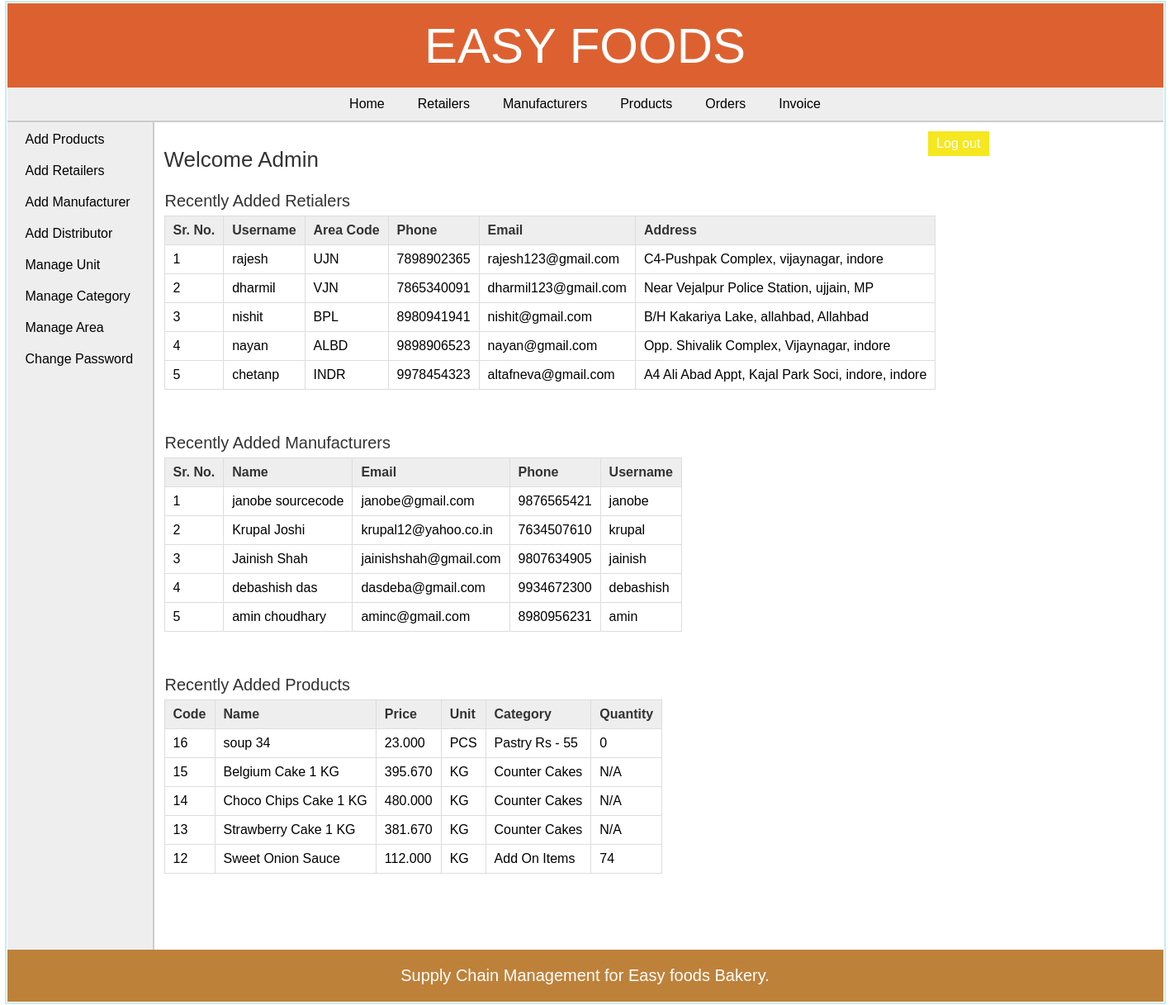
The page /admin/index.php (signed in) on the database its author committed.
### tables this page shows
CREATE TABLE `retailer` (
  `retailer_id` int(11) NOT NULL,
  `username` varchar(25) NOT NULL,
  `password` varchar(25) NOT NULL,
  `address` varchar(200) NOT NULL,
  `area_id` int(11) NOT NULL,
  `phone` varchar(10) NOT NULL,
  `email` varchar(50) DEFAULT NULL
);

CREATE TABLE `area` (
  `area_id` int(11) NOT NULL,
  `area_name` varchar(50) NOT NULL,
  `area_code` varchar(10) NOT NULL
);

CREATE TABLE `manufacturer` (
  `man_id` int(11) NOT NULL,
  `man_name` varchar(25) NOT NULL,
  `man_email` varchar(50) DEFAULT NULL,
  `man_phone` varchar(10) NOT NULL,
  `username` varchar(20) NOT NULL,
  `password` varchar(20) NOT NULL
);

CREATE TABLE `products` (
  `pro_id` int(11) NOT NULL,
  `pro_name` varchar(25) NOT NULL,
  `pro_desc` text,
  `pro_price` decimal(10,3) NOT NULL,
  `unit` int(11) NOT NULL,
  `pro_cat` int(11) NOT NULL,
  `quantity` int(6) DEFAULT NULL
);

CREATE TABLE `unit` (
  `id` int(11) NOT NULL,
  `unit_name` varchar(20) NOT NULL,
  `unit_details` text
);

CREATE TABLE `categories` (
  `cat_id` int(11) NOT NULL,
  `cat_name` varchar(25) NOT NULL,
  `cat_details` text
);

### admin/index.php (the view, shortened to what this page needs)
<?php
	include("../includes/config.php");
	if(isset($_SESSION['admin_login'])) {
		if($_SESSION['admin_login'] == true) {
			$query_selectRetailer = "SELECT * FROM retailer,area WHERE retailer.area_id=area.area_id ORDER BY retailer_id DESC LIMIT 5";
			$result_selectRetailer = mysqli_query($con,$query_selectRetailer);
			$query_selectManufacturer = "SELECT * FROM manufacturer ORDER BY man_id DESC LIMIT 5";
			$result_selectManufacturer = mysqli_query($con,$query_selectManufacturer);
			$query_selectProducts = "SELECT * FROM products,categories,unit WHERE products.pro_cat=categories.cat_id AND products.unit=unit.id ORDER BY pro_id DESC LIMIT 5";
			$result_selectProducts = mysqli_query($con,$query_selectProducts);
		}
		else {
			header('Location:../index.php');
		}
	}
	else {
		header('Location:../index.php');
	}
?>
<!DOCTYPE html>
<html>
<head>
	<link rel="stylesheet" href="../includes/main_style.css" >
</head>
<body>
	<?php
		include("../includes/header.inc.php");
		include("../includes/nav_admin.inc.php");
		include("../includes/aside_admin.inc.php");
	?>
	<section>
		<h1>Welcome Admin</h1>
		<article>
			<h2>Recently Added Retialers</h2>
			<table class="table_displayData">
				<tr>
					<th>Sr. No.</th>
					<th>Username</th>
					<th>Area Code</th>
					<th>Phone</th>
					<th>Email</th>
					<th>Address</th>
				</tr>
				<?php $i=1; while($row_selectRetailer = mysqli_fetch_array($result_selectRetailer)) { ?>
				<tr>
					<td> <?php echo $i; ?> </td>
					<td> <?php echo $row_selectRetailer['username']; ?> </td>
					<td> <?php echo $row_selectRetailer['area_code']; ?> </td>
					<td> <?php echo $row_selectRetailer['phone']; ?> </td>
					<td> <?php echo $row_selectRetailer['email']; ?> </td>
					<td> <?php echo $row_selectRetailer['address']; ?> </td>
				</tr>
				<?php $i++; } ?>
			</table>
		</article>
		<article>
			<h2>Recently Added Manufacturers</h2>
			<table class="table_displayData">
			<tr>
				<th>Sr. No.</th>
				<th>Name</th>
				<th>Email</th>
				<th>Phone</th>
				<th>Username</th>
			</tr>
			<?php $i=1; while($row_selectManufacturer = mysqli_fetch_array($result_selectManufacturer)) { ?>
			<tr>
				<td> <?php echo $i; ?> </td>
				<td> <?php echo $row_selectManufacturer['man_name']; ?> </td>
				<td> <?php echo $row_selectManufacturer['man_email']; ?> </td>
				<td> <?php echo $row_selectManufacturer['man_phone']; ?> </td>
				<td> <?php echo $row_selectManufacturer['username']; ?> </td>
			</tr>
			<?php $i++; } ?>
		</table>
		</article>
		<article>
			<h2>Recently Added Products</h2>
			<table class="table_displayData">
			<tr>
				<th> Code </th>
				<th> Name </th>
				<th> Price </th>
				<th> Unit </th>
				<th> Category </th>
				<th> Quantity </th>
			</tr>
			<?php $i=1; while($row_selectProducts = mysqli_fetch_array($result_selectProducts)) { ?>
			<tr>
				<td> <?php echo $row_selectProducts['pro_id']; ?> </td>
				<td> <?php echo $row_selectProducts['pro_name']; ?> </td>
				<td> <?php echo $row_selectProducts['pro_price']; ?> </td>
				<td> <?php echo $row_selectProducts['unit_name']; ?> </td>
				<td> <?php echo $row_selectProducts['cat_name']; ?> </td>
				<td> <?php if($row_selectProducts['quantity'] == NULL){ echo "N/A";} else {echo $row_selectProducts['quantity'];} ?> </td>
			</tr>
			<?php $i++; } ?>
		</table>
		</article>
	</section>
	<?php
		include("../includes/footer.inc.php");
	?>
</body>
</html>

### includes/main_style.css (style rules this page uses)
* { font-family: arial,sans-serif; margin:0px; padding:1px; }
body { width:1400px; margin:auto; border:2px solid #cbecec; }
section { width:1000px; padding:10px; padding-bottom:40px; }
section h1 { margin-bottom:10px; font-weight:normal; color:#333; font-size: 26px; }
article { margin-top:20px; margin-bottom:50px; }
article h2 { margin-bottom:5px; font-weight:normal; color:#333; font-size: 20px; }
table { border-collapse: collapse; }
.table_displayData td, .table_displayData th { border:1px solid #ddd; padding: 8px 10px; text-align: left; }
.table_displayData th { background-color:#eee; color:#333; }

### rows shown on the page
retailer: username "rajesh", area.area_code "UJN", phone "7898902365", email "rajesh123@gmail.com", address "C4-Pushpak Complex, vijaynagar, indore"
retailer: username "dharmil", area.area_code "VJN", phone "7865340091", email "dharmil123@gmail.com", address "Near Vejalpur Police Station, ujjain, MP"
retailer: username "nishit", area.area_code "BPL", phone "8980941941", email "nishit@gmail.com", address "B/H Kakariya Lake, allahbad, Allahbad"
retailer: username "nayan", area.area_code "ALBD", phone "9898906523", email "nayan@gmail.com", address "Opp. Shivalik Complex, Vijaynagar, indore"
retailer: username "chetanp", area.area_code "INDR", phone "9978454323", email "altafneva@gmail.com", address "A4 Ali Abad Appt, Kajal Park Soci, indore, indore"
manufacturer: man_name "janobe sourcecode", man_email "janobe@gmail.com", man_phone "9876565421", username "janobe"
manufacturer: man_name "Krupal Joshi", man_email "krupal12@yahoo.co.in", man_phone "7634507610", username "krupal"
manufacturer: man_name "Jainish Shah", man_email "jainishshah@gmail.com", man_phone "9807634905", username "jainish"
manufacturer: man_name "debashish das", man_email "dasdeba@gmail.com", man_phone "9934672300", username "debashish"
manufacturer: man_name "amin choudhary", man_email "aminc@gmail.com", man_phone "8980956231", username "amin"
products: pro_id "16", pro_name "soup 34", pro_price "23.000", unit.unit_name "PCS", pro_cat.cat_name "Pastry Rs - 55", quantity "0"
products: pro_id "15", pro_name "Belgium Cake 1 KG", pro_price "395.670", unit.unit_name "KG", pro_cat.cat_name "Counter Cakes", shows "N/A"
products: pro_id "14", pro_name "Choco Chips Cake 1 KG", pro_price "480.000", unit.unit_name "KG", pro_cat.cat_name "Counter Cakes", shows "N/A"
products: pro_id "13", pro_name "Strawberry Cake 1 KG", pro_price "381.670", unit.unit_name "KG", pro_cat.cat_name "Counter Cakes", shows "N/A"
products: pro_id "12", pro_name "Sweet Onion Sauce", pro_price "112.000", unit.unit_name "KG", pro_cat.cat_name "Add On Items", quantity "74"
